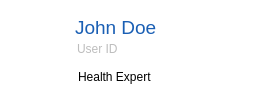
                      <widget class="QFrame" name="frame_3">
                       <property name="geometry">
                        <rect>
                         <x>879</x>
                         <y>19</y>
                         <width>271</width>
                         <height>101</height>
                        </rect>
                       </property>
                       <property name="styleSheet">
                        <string notr="true">background-color: rgb(255, 255, 255);
border-radius: 15px;</string>
                       </property>
                       <property name="frameShape">
                        <enum>QFrame::StyledPanel</enum>
                       </property>
                       <property name="frameShadow">
                        <enum>QFrame::Raised</enum>
                       </property>
                       <widget class="QLabel" name="label_34">
                        <property name="geometry">
                         <rect>
                          <x>20</x>
                          <y>0</y>
                          <width>41</width>
                          <height>61</height>
                         </rect>
                        </property>
                        <property name="styleSheet">
                         <string notr="true">border: none;</string>
                        </property>
                        <property name="text">
                         <string/>
                        </property>
                        <property name="pixmap">
                         <pixmap resource="resources.qrc">:/images/icons8-user-32.png</pixmap>
                        </property>
                        <property name="scaledContents">
                         <bool>false</bool>
                        </property>
                       </widget>
                       <widget class="QLabel" name="label_35">
                        <property name="geometry">
                         <rect>
                          <x>75</x>
                          <y>7</y>
                          <width>131</width>
                          <height>41</height>
                         </rect>
                        </property>
                        <property name="styleSheet">
                         <string notr="true">border:none;
font: 700 11pt &quot;Droid Sans Fallback&quot;;
color: rgb(26, 95, 180);</string>
                        </property>
                        <property name="text">
                         <string>&lt;html&gt;&lt;head/&gt;&lt;body&gt;&lt;p&gt;&lt;span style=&quot; font-size:14pt;&quot;&gt;John Doe&lt;/span&gt;&lt;/p&gt;&lt;/body&gt;&lt;/html&gt;</string>
                        </property>
                       </widget>
                       <widget class="QLabel" name="label_36">
                        <property name="geometry">
                         <rect>
                          <x>230</x>
                          <y>17</y>
                          <width>21</width>
                          <height>21</height>
                         </rect>
                        </property>
                        <property name="styleSheet">
                         <string notr="true">border: none;</string>
                        </property>
                        <property name="text">
                         <string/>
                        </property>
                        <property name="pixmap">
                         <pixmap resource="resources.qrc">:/images/icons8-notification-64.png</pixmap>
                        </property>
                        <property name="scaledContents">
                         <bool>true</bool>
                        </property>
                       </widget>
                       <widget class="QLabel" name="label_37">
                        <property name="geometry">
                         <rect>
                          <x>77</x>
                          <y>40</y>
                          <width>70</width>
                          <height>18</height>
                         </rect>
                        </property>
                        <property name="styleSheet">
                         <string notr="true">border: none;
color: rgb(189, 189, 189);</string>
                        </property>
                        <property name="text">
                         <string>User ID</string>
                        </property>
                       </widget>
                       <widget class="QLabel" name="label_38">
                        <property name="geometry">
                         <rect>
                          <x>78</x>
                          <y>68</y>
                          <width>111</width>
                          <height>18</height>
                         </rect>
                        </property>
                        <property name="styleSheet">
                         <string notr="true">border:none;
</string>
                        </property>
                        <property name="text">
                         <string>Health Expert</string>
                        </property>
                       </widget>
                      </widget>
